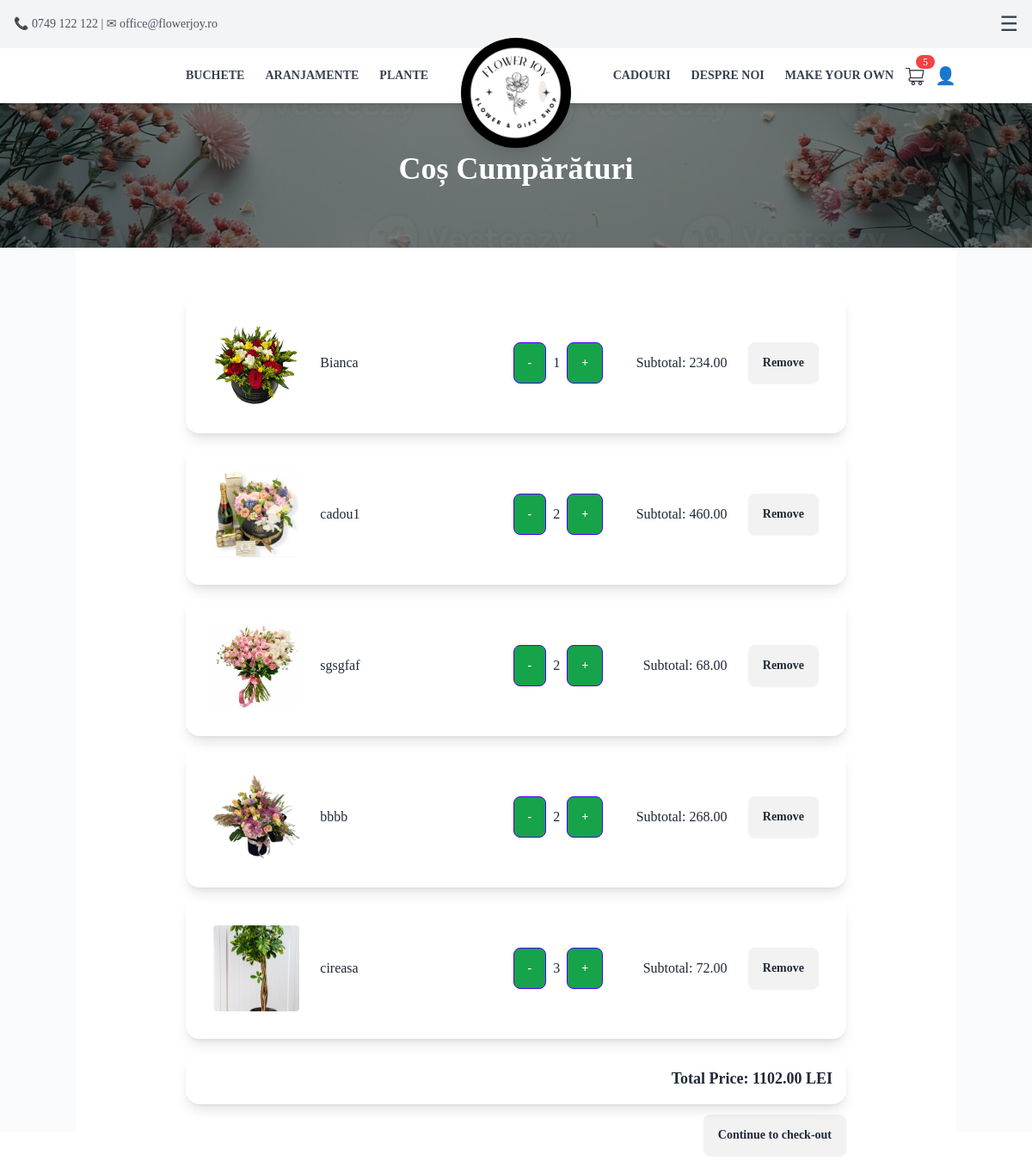
The page /cart/ on the database as committed earlier.
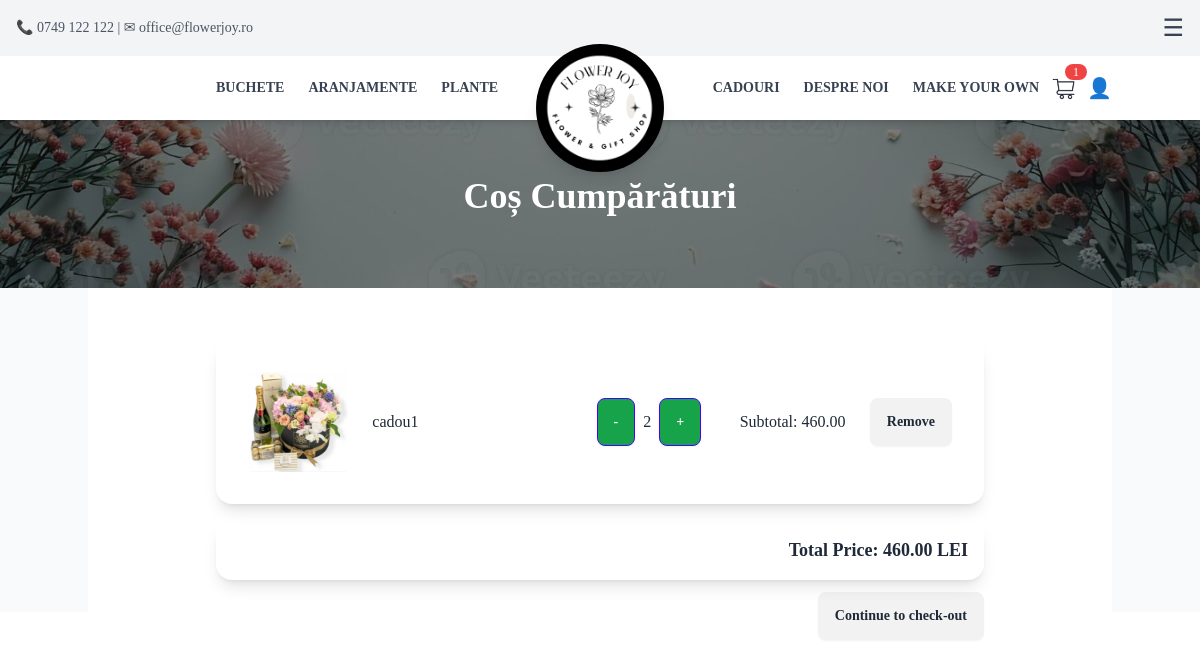
The same page on the database as committed later.
### App/models.py (models this page shows, shortened)
class CartItem(models.Model):
    user = models.ForeignKey(User, on_delete=models.CASCADE, null=True, blank=True)
    session_id = models.CharField(max_length=255, null=True, blank=True) # Store session ID for anonymous users
    product = models.ForeignKey(Product, on_delete=models.CASCADE)
    quantity = models.PositiveIntegerField(default=1)
    def total_price(self):
        return self.product.price * self.quantity

class Product(models.Model):
    name = models.CharField(max_length=100)
    description = models.TextField()
    category = models.CharField(max_length=100, default="General")
    price = models.DecimalField(max_digits=10, decimal_places=2)
    image = models.ImageField(upload_to="Pictures/")  # Stores images in 'media/Pictures/'
    created_at = models.DateTimeField(auto_now_add=True)

### App/views.py (the view)
# urls.py: path('cart/', cart_view, name='cart'),
def cart_view(request):
    if request.user.is_authenticated:
        cart_items = CartItem.objects.filter(user=request.user)
    else:
        session_id = request.session.session_key
        if not session_id:
            request.session.create()
            session_id = request.session.session_key
        cart_items = CartItem.objects.filter(session_id=session_id)
    total_price = sum(item.total_price() for item in cart_items)
    context = {
        'cart_items': cart_items,
        'total_price': total_price
    }
    return render(request, 'cart.html', context)

### App/templates/partials/cart.html (shortened to what this page needs)
{% extends 'base.html' %}
{% block content %}
<section class="relative w-full h-72 bg-cover bg-center" style="background-image: url('/static/bannerCart.jpg');">
    <div class="container mx-auto px-4 py-16 relative z-10 text-white">
        <h1 class="text-4xl font-bold text-center mt-28">Coș Cumpărături</h1>
    </div>
</section>
<div class="container mx-auto px-4 py-8 bg-white">
    {% if cart_items %}
    <div class="container mt-5 max-w-3xl mx-auto">
        {% for cart_item in cart_items %}
        <div id="cart-item-{{ cart_item.id }}" class="card mb-3 shadow-lg">
            <div hx-target="this" hx-swap="innerHTML">
                {% include 'partials/cart_item.html' with cart_item=cart_item %}
            </div>
        </div>
        {% endfor %}
        <div id="total-price-container" class="card shadow-lg p-4 mt-4 text-right">
            <p class="text-lg font-semibold">Total Price: <span id="total-price">{{ total_price }}</span> LEI</p>
        </div>
        <a href=" {% url 'checkout' %} " class="btn btn-warning b-sm mt-3 mb-5 float-right">Continue to check-out</a>
    {% endif %}
    </div>
</div>
{% endblock %}

### App/templates/partials/cart_item.html
<div class="card-body">
    <div class="flex justify-between items-center">
        <div class="center">
            <a href="{% url 'product_detail' pk=cart_item.product.id %}" >
                <img src="{{ cart_item.product.image.url }}" class="img-fluid rounded" alt="{{ cart_item.product.name }}" style="width: 100px; height: 100px; object-fit: cover;">
            </a>
        </div>
        <div class="center" style="flex: 1; max-width: 200px; text-align: left;">
            <p class="card-text truncate">{{ cart_item.product.name }}</p>
        </div>
        <div class="flex items-center space-x-2">
            <a href="{% url 'decrement_quantity' product_id=cart_item.product.id %}"
            class="btn btn-primary btn-sm center bg-green-600 text-white"
            hx-get="{% url 'decrement_quantity' product_id=cart_item.product.id %}"
               hx-target="#cart-item-{{ cart_item.id }} > div"
               hx-swap="innerHTML">-</a>
            <div class="center"><p class="card-text">{{ cart_item.quantity }}</p></div>
            <a href="{% url 'increment_quantity' product_id=cart_item.product.id %}"
            class="btn btn-primary btn-sm center bg-green-600 text-white"
            hx-get="{% url 'increment_quantity' product_id=cart_item.product.id %}"
               hx-target="#cart-item-{{ cart_item.id }} > div"
               hx-swap="innerHTML">+</a>
        </div>
        <div class="center" style="min-width: 120px; text-align: right;">
            <p class="card-text">Subtotal: {{ cart_item.total_price }}</p>
        </div>
        <div class="center">
            <a href="{% url 'remove_from_cart' product_id=cart_item.product.id %}"
               class="btn btn-danger btn-sm"
               hx-get="{% url 'remove_from_cart' product_id=cart_item.product.id %}"
               hx-target="#cart-item-{{ cart_item.id }}"
               hx-swap="innerHTML">Remove</a>
        </div>
    </div>
</div>

Rows that differ between the two databases and show on the page:
removed CartItem: product.image (picture), product.name "Bianca", quantity "1", total_price "234.00"
removed CartItem: product.image (picture), product.name "sgsgfaf", quantity "2", total_price "68.00"
removed CartItem: product.image (picture), product.name "bbbb", quantity "2", total_price "268.00"
removed CartItem: product.image (picture), product.name "cireasa", quantity "3", total_price "72.00"
Other text that changed with them:
{{ cart_count }}: "5" → "1"
{{ total_price }}: "1102.00" → "460.00"
